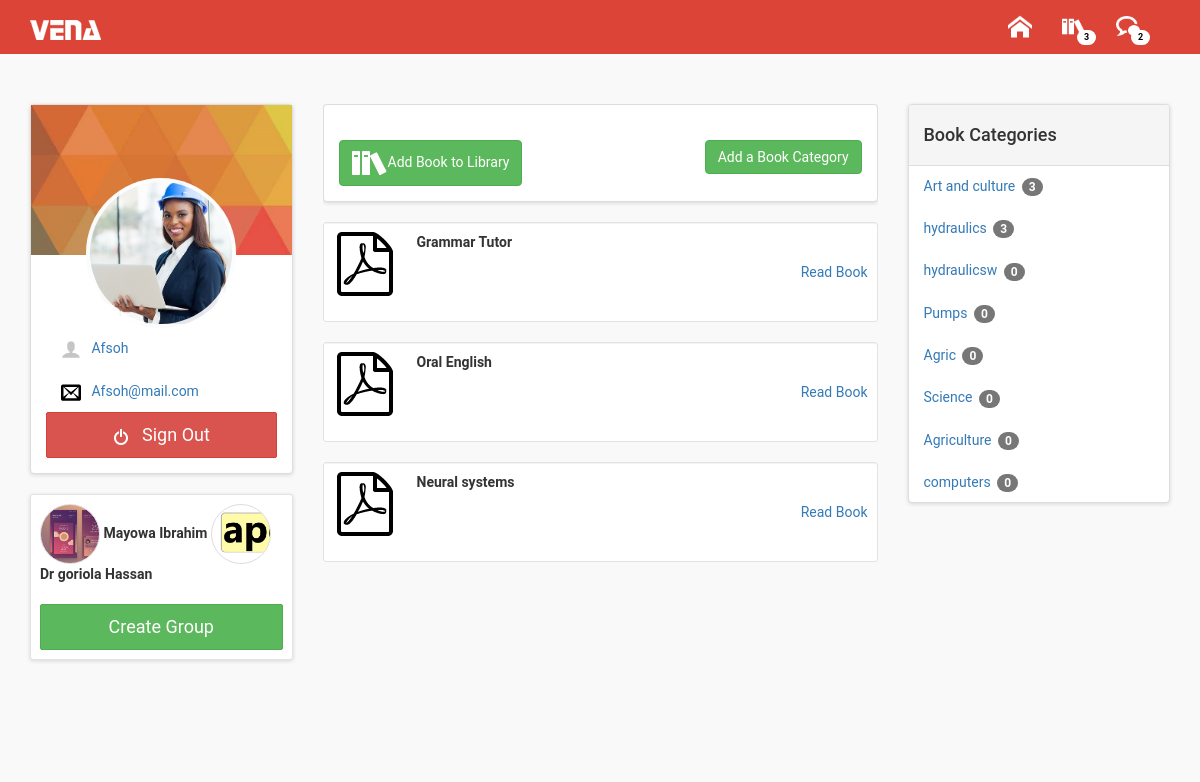
Screenshot of /library.php?catid=2 (signed in) with the database file from the repository.
### tables this page shows
CREATE TABLE IF NOT EXISTS `user` (
  `id` int(11) NOT NULL AUTO_INCREMENT,
  `name` varchar(200) NOT NULL,
  `username` varchar(100) NOT NULL,
  `password` varchar(100) NOT NULL,
  `email` varchar(100) NOT NULL,
  `ac_level` int(11) NOT NULL DEFAULT '0',
  `boss` varchar(200) NOT NULL,
  `ppix` varchar(200) NOT NULL,
  UNIQUE KEY `id` (`id`)
);

CREATE TABLE IF NOT EXISTS `books` (
  `id` int(11) NOT NULL AUTO_INCREMENT,
  `courseId` int(11) NOT NULL,
  `bookName` varchar(255) NOT NULL,
  `description` varchar(250) NOT NULL,
  `bookDir` varchar(255) NOT NULL,
  `date_created` datetime NOT NULL,
  PRIMARY KEY (`id`)
);

CREATE TABLE IF NOT EXISTS `book_cat` (
  `id` int(11) NOT NULL AUTO_INCREMENT,
  `cat` varchar(200) NOT NULL,
  `description` varchar(200) NOT NULL,
  PRIMARY KEY (`id`)
);

### library.php (the view, shortened to what this page needs)
<?php
include 'config.php';
?>
<!doctype html>
<html>
<head>
<link rel="stylesheet" href="css/bootstrap.min.css" />
<link rel="stylesheet" href="css/vena.css" />
</head>
<body>
<div class="top-menu">
<?php
include'includes/top.php';
?>
</div>
<div class="content">
<div class="container">
<div class="row">
<div class="col-md-3 user-details">
<?php
include'includes/left.php';
?>
</div>
<div class="col-md-6 library">
<div class="library-wrap">
<div class="panel panel-default">
<div class="panel-body">
<button class="btn btn-success" id="btn-adbook"><img src="img/clipboard.png" />Add Book to Library</button>
<button class="btn btn-success pull-right" id="btn-adbookcat">Add a Book Category</button>
<br>
</div>
</div>
<?php
if(isset($_GET['catid'])){
$bookcat = $_GET['catid'];
echo getbookbycat($bookcat);
}else{
	echo getallbook();
	}
?>
</div>
</div>
<div class="col-md-3 book-cat">
<div class="books-wrap">
<div class="panel panel-default">
<div class="panel-heading"><h4>Book Categories</h4></div>
<div class="panel-body">
<nav class="hidden-sm hidden-xs affix-top" data-spy="affix" data-offset-top="319" data-offset-bottom="500">
<ul class="nav nav-pills nav-stacked" id="abt-navbar">
<?php
echo getbookcat();
?>
  </ul>
  </nav>
</div>
</div>
</div>
</div>
</div>
</div>
</div>
</body>
</html>

### includes/left.php (shortened to what this page needs)
<div class="panel panel-default">
  <div class="panel-body" style="word-wrap:break-word;">
      <div class="thumbnail" style="background:#DBDBDB url(img/ppix/<?php
	$group_q= mysqli_query($con, "SELECT * FROM user WHERE id='$id'");
	if(mysqli_num_rows($group_q)){
	while($user= mysqli_fetch_array($group_q)){
	$record = $user["ppix"];
	echo $record;
		}} ?>) no-repeat; background-size: cover; margin-top: -40%; border: 4px solid rgba(255,255,255,0.89);"></div>
    <ul class="nav nav-stacked">
  <li role="presentation" class="active"><a href="#"><img src="img/svg/user.svg" width="20" style="fill: #494949" />&nbsp;&nbsp; <?php
  	$group_q= mysqli_query($con, "SELECT * FROM user WHERE id='$id'");
	if(mysqli_num_rows($group_q)){
	while($user= mysqli_fetch_array($group_q)){
	$record = $user["username"];
	echo $record;
		}} ?></a></li>
  <li role="presentation"><a href="#"><img src="img/svg/envelop.svg"  width="20" style="fill: #494949" />&nbsp;&nbsp; <?php
  	$group_q= mysqli_query($con, "SELECT * FROM user WHERE id='$id'");
	if(mysqli_num_rows($group_q)){
	while($user= mysqli_fetch_array($group_q)){
	$record = $user["email"];
	echo $record;
		}} ?></a></li>
</ul>
    <a href="sign-out.php" class="btn btn-danger btn-lg"><img src="img/switch.png" width="16" />&nbsp;&nbsp; Sign Out</a>
  </div>
</div>
<div class=" well well-sm boss" >
<?php
if ($acl==0){ echo getboss();}else{
	echo getkid();
	echo "<button class=\"btn btn-success  btn-lg\" id=\"crt-grp\">Create Group</button>";
}
 ?>
</div>

### config.php (shortened to what this page needs)
<?php
if(isset($_SESSION["uid"])){
$id=$_SESSION["uid"];
$acl=$_SESSION["acl"];
}
else {
}
$con = mysqli_connect('localhost','root','','vena');
function getkid(){
	global $con;
	global $id;
	$rec ="";
	 $group_q= mysqli_query($con, "SELECT * FROM user WHERE boss='$id' ");
	if($n=mysqli_num_rows($group_q)){
	while($group_q1 = mysqli_fetch_array($group_q)){
	$rec .= "<div class=\"thumbnail\" id=\"md-tumb\" style=\"background: url(img/ppix/$group_q1[ppix]); background-size: cover;\"></div>
<strong> $group_q1[name]</strong>
";
}
	}
	return $rec;
}
function getbookcat(){
	global $con;
	$rec ="";
$g = mysqli_query($con,"SELECT * FROM book_cat");
if(mysqli_num_rows($g)){
	while($book_cat = mysqli_fetch_array($g)){
		$bic = $book_cat['id'];
		 $gc = mysqli_query($con,"SELECT * FROM books WHERE courseId='$bic' ");
		 $no_of_course=mysqli_num_rows($gc);
		$rec .= "
		<li role=\"presentation\" >
		<a href=\"library.php?catid=$book_cat[id]\" title=\"$book_cat[description]\">
$book_cat[cat]
<span class=\"badge\">$no_of_course</span>
  </a> </li> ";
	}
}
else {$rec = 'No categories set';}
return $rec;
}
function getbookbycat($bookcat){
	global $con;
	$rec ="";
$g = mysqli_query($con,"SELECT * FROM books WHERE courseId='$bookcat' ");
if(mysqli_num_rows($g)){
	while($book = mysqli_fetch_array($g)){
        $rec .="<div class=\"well well-sm\">
<img src=\"img/ftype/pdf.png\" />
<p><strong>$book[bookName]</strong><br>
$book[description]</p>
<a href=\"viewbookoff.php?id=$book[id]\" class=\"pull-right\" >Read Book</a>
</div>";
	}
}
else {$rec = 'No categories set';}
return $rec;
}
?>

### css/vena.css (style rules this page uses)
body { background-color:#F9F9F9; color: #333333; font-family: 'Roboto',RobotoDraft,Helvetica,Arial,sans-serif; }
.top-menu { background-color: #db4437; }
.content { padding-top: 50px; }
.user-details .thumbnail { width: 150px; height: 150px; border-radius: 50%; margin: auto; }
.user-details .btn-lg { width: 100%; border-radius: 2px; }
.btn-success { margin-top: 20px; }
.boss { background-color: #FFFFFF; box-shadow : 0 1px 4px 0 rgba(0,0,0,0.14); }
#md-tumb { width: 60px; height: 60px; margin-left: 0px; display:inline-block; vertical-align: middle; }
.panel { box-shadow : 0 1px 4px 0 rgba(0,0,0,0.14) }
.library-wrap .well-sm img { vertical-align: top; display: block; float:left; padding-right: 20px; }
.library-wrap .well-sm { min-height:100px; }
.library-wrap .well { margin-top: 20px; background-color: #FFFFFF; }
.book-cat .panel-body { padding: 0px; }

### rows the page displays
user: ppix (picture), username "Afsoh", email "Afsoh@mail.com"
user: ppix (picture), name "Mayowa Ibrahim"
user: ppix (picture), name "Dr goriola Hassan"
books: bookName "Grammar Tutor"
books: bookName "Oral English"
books: bookName "Neural systems"
book_cat: cat "Art and culture", no_of_course "3"
book_cat: cat "hydraulics", no_of_course "3"
book_cat: cat "hydraulicsw", no_of_course "0"
book_cat: cat "Pumps", no_of_course "0"
book_cat: cat "Agric", no_of_course "0"
book_cat: cat "Science", no_of_course "0"
book_cat: cat "Agriculture", no_of_course "0"
book_cat: cat "computers", no_of_course "0"
